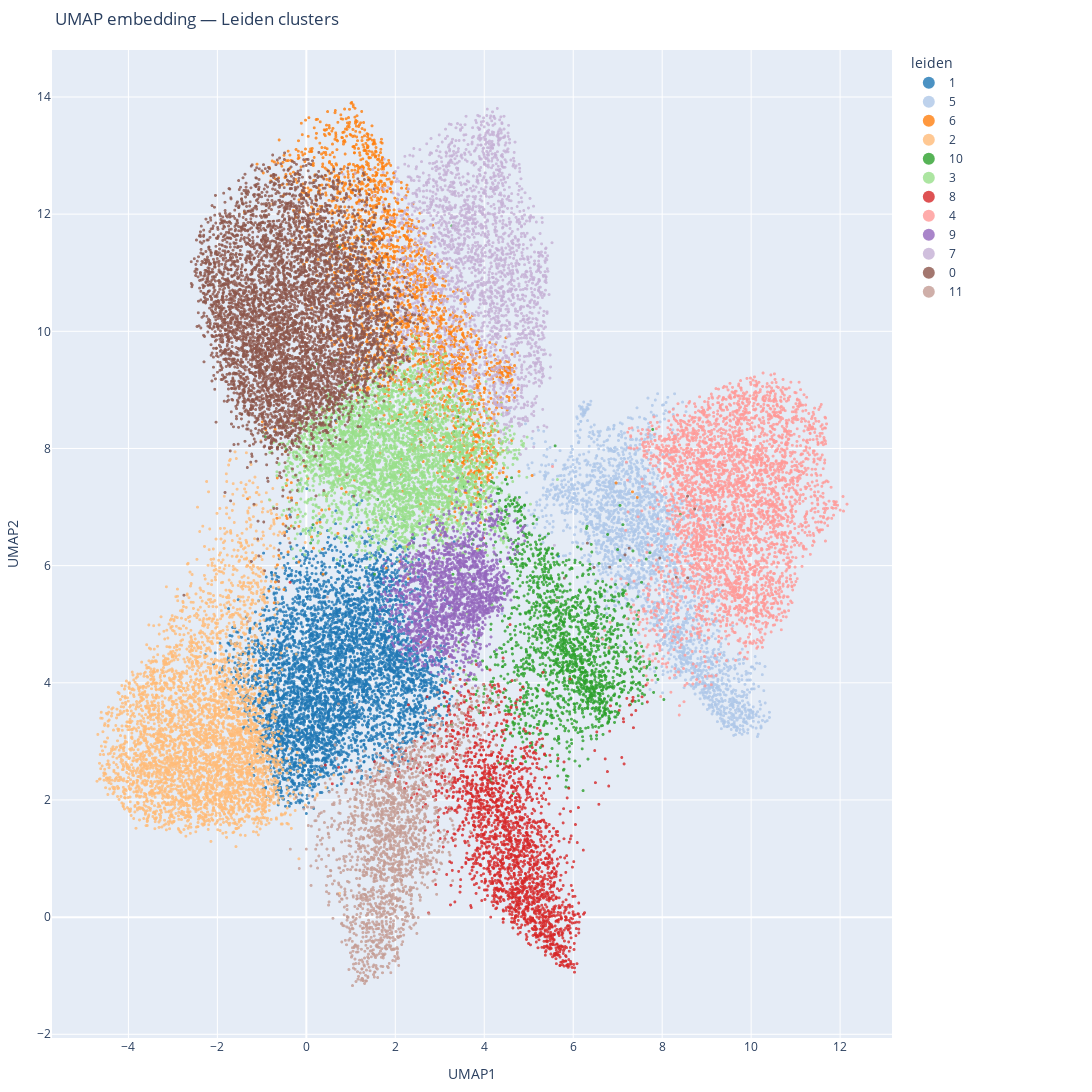

Notebook code cell kept with this figure:
### Code cell
plot_adata(adata_xen,cluster_key="leiden")

### Figure 1 — Plotly figure (JSON) as saved in the notebook; plotly's stock layout.template omitted (floating-point values rounded to 4 significant figures; data arrays with more than 128 entries replaced by an {"elided": "..."} marker saying what was removed)
{"data": [{"hovertemplate": "<b>%{hovertext}</b><br><br>leiden=1<br>UMAP1=%{x}<br>UMAP2=%{y}<extra></extra>", "hovertext": {"elided": "5145 str values"}, "legendgroup": "1", "marker": {"color": "#1f77b4", "opacity": 0.8, "size": 3, "symbol": "circle"}, "mode": "markers", "name": "1", "showlegend": true, "type": "scattergl", "x": {"elided": "5145 float values"}, "xaxis": "x", "y": {"elided": "5145 float values"}, "yaxis": "y"}, {"hovertemplate": "<b>%{hovertext}</b><br><br>leiden=5<br>UMAP1=%{x}<br>UMAP2=%{y}<extra></extra>", "hovertext": {"elided": "2612 str values"}, "legendgroup": "5", "marker": {"color": "#aec7e8", "opacity": 0.8, "size": 3, "symbol": "circle"}, "mode": "markers", "name": "5", "showlegend": true, "type": "scattergl", "x": {"elided": "2612 float values"}, "xaxis": "x", "y": {"elided": "2612 float values"}, "yaxis": "y"}, {"hovertemplate": "<b>%{hovertext}</b><br><br>leiden=6<br>UMAP1=%{x}<br>UMAP2=%{y}<extra></extra>", "hovertext": {"elided": "2598 str values"}, "legendgroup": "6", "marker": {"color": "#ff7f0e", "opacity": 0.8, "size": 3, "symbol": "circle"}, "mode": "markers", "name": "6", "showlegend": true, "type": "scattergl", "x": {"elided": "2598 float values"}, "xaxis": "x", "y": {"elided": "2598 float values"}, "yaxis": "y"}, {"hovertemplate": "<b>%{hovertext}</b><br><br>leiden=2<br>UMAP1=%{x}<br>UMAP2=%{y}<extra></extra>", "hovertext": {"elided": "4281 str values"}, "legendgroup": "2", "marker": {"color": "#ffbb78", "opacity": 0.8, "size": 3, "symbol": "circle"}, "mode": "markers", "name": "2", "showlegend": true, "type": "scattergl", "x": {"elided": "4281 float values"}, "xaxis": "x", "y": {"elided": "4281 float values"}, "yaxis": "y"}, {"hovertemplate": "<b>%{hovertext}</b><br><br>leiden=10<br>UMAP1=%{x}<br>UMAP2=%{y}<extra></extra>", "hovertext": {"elided": "1874 str values"}, "legendgroup": "10", "marker": {"color": "#2ca02c", "opacity": 0.8, "size": 3, "symbol": "circle"}, "mode": "markers", "name": "10", "showlegend": true, "type": "scattergl", "x": {"elided": "1874 float values"}, "xaxis": "x", "y": {"elided": "1874 float values"}, "yaxis": "y"}, {"hovertemplate": "<b>%{hovertext}</b><br><br>leiden=3<br>UMAP1=%{x}<br>UMAP2=%{y}<extra></extra>", "hovertext": {"elided": "4075 str values"}, "legendgroup": "3", "marker": {"color": "#98df8a", "opacity": 0.8, "size": 3, "symbol": "circle"}, "mode": "markers", "name": "3", "showlegend": true, "type": "scattergl", "x": {"elided": "4075 float values"}, "xaxis": "x", "y": {"elided": "4075 float values"}, "yaxis": "y"}, {"hovertemplate": "<b>%{hovertext}</b><br><br>leiden=8<br>UMAP1=%{x}<br>UMAP2=%{y}<extra></extra>", "hovertext": {"elided": "2222 str values"}, "legendgroup": "8", "marker": {"color": "#d62728", "opacity": 0.8, "size": 3, "symbol": "circle"}, "mode": "markers", "name": "8", "showlegend": true, "type": "scattergl", "x": {"elided": "2222 float values"}, "xaxis": "x", "y": {"elided": "2222 float values"}, "yaxis": "y"}, {"hovertemplate": "<b>%{hovertext}</b><br><br>leiden=4<br>UMAP1=%{x}<br>UMAP2=%{y}<extra></extra>", "hovertext": {"elided": "3702 str values"}, "legendgroup": "4", "marker": {"color": "#ff9896", "opacity": 0.8, "size": 3, "symbol": "circle"}, "mode": "markers", "name": "4", "showlegend": true, "type": "scattergl", "x": {"elided": "3702 float values"}, "xaxis": "x", "y": {"elided": "3702 float values"}, "yaxis": "y"}, {"hovertemplate": "<b>%{hovertext}</b><br><br>leiden=9<br>UMAP1=%{x}<br>UMAP2=%{y}<extra></extra>", "hovertext": {"elided": "1970 str values"}, "legendgroup": "9", "marker": {"color": "#9467bd", "opacity": 0.8, "size": 3, "symbol": "circle"}, "mode": "markers", "name": "9", "showlegend": true, "type": "scattergl", "x": {"elided": "1970 float values"}, "xaxis": "x", "y": {"elided": "1970 float values"}, "yaxis": "y"}, {"hovertemplate": "<b>%{hovertext}</b><br><br>leiden=7<br>UMAP1=%{x}<br>UMAP2=%{y}<extra></extra>", "hovertext": {"elided": "2498 str values"}, "legendgroup": "7", "marker": {"color": "#c5b0d5", "opacity": 0.8, "size": 3, "symbol": "circle"}, "mode": "markers", "name": "7", "showlegend": true, "type": "scattergl", "x": {"elided": "2498 float values"}, "xaxis": "x", "y": {"elided": "2498 float values"}, "yaxis": "y"}, {"hovertemplate": "<b>%{hovertext}</b><br><br>leiden=0<br>UMAP1=%{x}<br>UMAP2=%{y}<extra></extra>", "hovertext": {"elided": "5961 str values"}, "legendgroup": "0", "marker": {"color": "#8c564b", "opacity": 0.8, "size": 3, "symbol": "circle"}, "mode": "markers", "name": "0", "showlegend": true, "type": "scattergl", "x": {"elided": "5961 float values"}, "xaxis": "x", "y": {"elided": "5961 float values"}, "yaxis": "y"}, {"hovertemplate": "<b>%{hovertext}</b><br><br>leiden=11<br>UMAP1=%{x}<br>UMAP2=%{y}<extra></extra>", "hovertext": {"elided": "1835 str values"}, "legendgroup": "11", "marker": {"color": "#c49c94", "opacity": 0.8, "size": 3, "symbol": "circle"}, "mode": "markers", "name": "11", "showlegend": true, "type": "scattergl", "x": {"elided": "1835 float values"}, "xaxis": "x", "y": {"elided": "1835 float values"}, "yaxis": "y"}], "layout": {"height": 1200, "legend": {"bgcolor": "rgba(255,255,255,0.5)", "itemsizing": "constant", "title": {"text": "leiden"}, "tracegroupgap": 0, "traceorder": "normal", "x": 1.02, "y": 1}, "margin": {"b": 20, "l": 20, "r": 200, "t": 50}, "title": {"text": "UMAP embedding — Leiden clusters"}, "width": 1400, "xaxis": {"anchor": "y", "domain": [0, 1], "title": {"text": "UMAP1"}}, "yaxis": {"anchor": "x", "domain": [0, 1], "title": {"text": "UMAP2"}}}}
